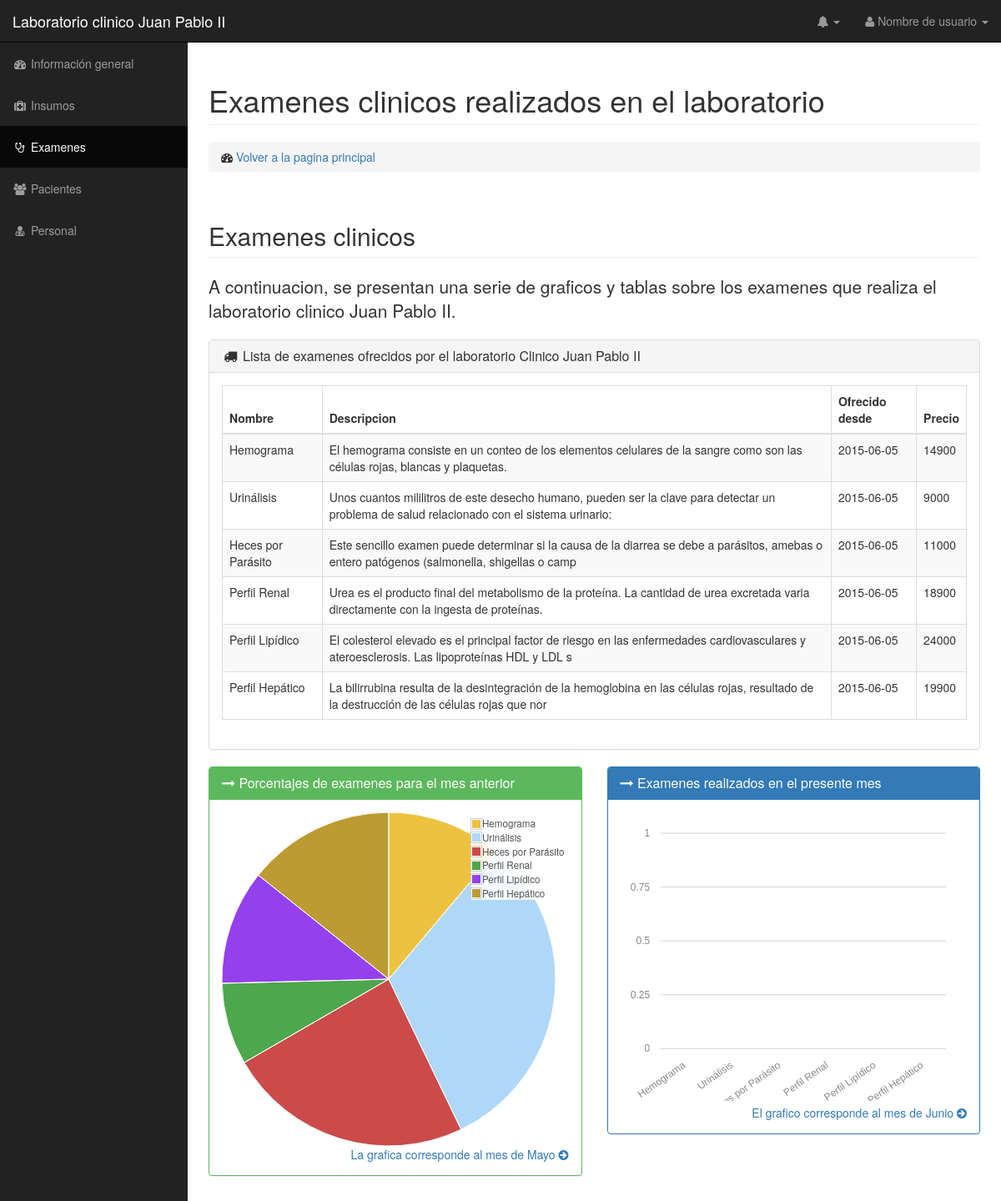
The page /examenes.php on the database its author committed.
### tables this page shows
CREATE TABLE `examen` (
  `id` int(11) NOT NULL,
  `nombre` varchar(40) NOT NULL,
  `descripcion` varchar(140) NOT NULL,
  `estado` int(11) NOT NULL,
  `fecha_creacion` date NOT NULL,
  `precio` double NOT NULL
);

### BD/Consultas.php (called while the page is built, shortened)
<?php
class Consultas {
    var $conexion;
    function __construct() {
        $this->conexion = new mysqli("localhost", "root", "", "laboratoriojuanpablo2");
    }
    public function traerExamenesEspecificoMes($fecha, $id_examen){
    	$c_sql = "SELECT * FROM `examen_clinico_realizacion` WHERE id_examen = $id_examen AND fecha_creacion LIKE '%$fecha%'";
        $resultado = mysqli_query( $this->conexion, $c_sql ) or die ( "Algo ha ido mal en la consulta a la base de datos");
        $ret = mysqli_num_rows($resultado);
        return $ret;
    }
    public function darNombreExamen($id_examen){
    	$c_sql = "SELECT * FROM `examen` WHERE id = $id_examen";
        $resultado = mysqli_query( $this->conexion, $c_sql ) or die ( "Algo ha ido mal en la consulta a la base de datos");
        $r = mysqli_fetch_assoc($resultado);
        return $r["nombre"];
    }
    public function examenes(){
    	$c_sql = "SELECT * FROM `examen` ORDER BY `fecha_creacion` DESC";
        $resultado = mysqli_query( $this->conexion, $c_sql ) or die ( "Algo ha ido mal en la consulta a la base de datos");
        return $resultado;
    }
 }

### examenes.php (the view, shortened to what this page needs)
<?php
require 'BD/Consultas.php';
$consultas = new Consultas();
?>
<!DOCTYPE html>
<html lang="es">
<head>
    <link href="css/bootstrap.min.css" rel="stylesheet">
    <link href="css/sb-admin.css" rel="stylesheet">
    <link href="css/plugins/morris.css" rel="stylesheet">
    <link href="font-awesome/css/font-awesome.min.css" rel="stylesheet" type="text/css">
</head>
<body>
    <div id="wrapper">
        <nav class="navbar navbar-inverse navbar-fixed-top" role="navigation">
            <div class="navbar-header">
                <a class="navbar-brand" href="index.html">Laboratorio clinico Juan Pablo II</a>
            </div>
            <ul class="nav navbar-right top-nav">
                <li class="dropdown">
                    <a href="#" class="dropdown-toggle" data-toggle="dropdown"><i class="fa fa-bell"></i> <b class="caret"></b></a>
                </li>
                <li class="dropdown">
                    <a href="#" class="dropdown-toggle" data-toggle="dropdown"><i class="fa fa-user"></i> Nombre de usuario <b class="caret"></b></a>
                </li>
            </ul>
            <div class="collapse navbar-collapse navbar-ex1-collapse">
                <ul class="nav navbar-nav side-nav">
                    <li>
                        <a href="index.php"><i class="fa fa-fw fa-dashboard"></i> Información general</a>
                    </li>
                    <li>
                        <a href="insumos.php"><i class="fa fa-fw fa-medkit"></i> Insumos</a>
                    </li>
                    <li class="active">
                        <a href="examenes.php"><i class="fa fa-fw fa-stethoscope"></i> Examenes</a>
                    </li>
                    <li>
                        <a href="pacientes.php"><i class="fa fa-fw fa-users"></i> Pacientes</a>
                    </li>
                    <li>
                        <a href="personal.php"><i class="fa fa-fw fa-user-md"></i> Personal</a>
                    </li>
                </ul>
            </div>
        </nav>
        <div id="page-wrapper">
            <div class="container-fluid">
                <div class="row">
                    <div class="col-lg-12">
                        <h1 class="page-header">
                            Examenes clinicos realizados en el laboratorio
                        </h1>
                        <ol class="breadcrumb">
                            <li>
                                <i class="fa fa-dashboard"></i>  <a href="index.php"> Volver a la pagina principal</a>
                            </li>
                        </ol>
                    </div>
                </div>
                <div class="row">
                    <div class="col-lg-12">
                        <h2 class="page-header">Examenes clinicos</h2>
                        <p class="lead">A continuacion, se presentan una serie de graficos y tablas sobre los examenes que realiza el laboratorio clinico Juan Pablo II.</p>
                    </div>
                </div>
                                <div class="row">
                <div class="col-lg-12">
                        <div class="panel panel-default">
                            <div class="panel-heading">
                                <h3 class="panel-title"><i class="fa fa-truck fa-fw"></i> Lista de examenes ofrecidos por el laboratorio Clinico Juan Pablo II</h3>
                            </div>
                            <div class="panel-body">
                                <div class="table-responsive">
                                    <table class="table table-bordered table-hover table-striped">
                                        <thead>
                                            <tr>
                                                <th>Nombre</th>
                                                <th>Descripcion</th>
                                                <th>Ofrecido desde</th>
                                                <th>Precio</th>
                                            </tr>
                                        </thead>
                                        <tbody>
<?php
$exams = $consultas->examenes();
while ($res = mysqli_fetch_array($exams)){
    echo "<tr>";
    echo "<td>{$res['nombre']}</td>";
    echo "<td>{$res['descripcion']}</td>";
    echo "<td>{$res['fecha_creacion']}</td>";
    echo "<td>{$res['precio']}</td>";
    echo "</tr>";
}
?>
                                        </tbody>
                                    </table>
                                </div>
                            </div>
                        </div>
                    </div>
                </div>
                <div class="row">
                    <div class="col-lg-6">
                        <div class="panel panel-green">
                            <div class="panel-heading">
                                <h3 class="panel-title"><i class="fa fa-long-arrow-right"></i> Porcentajes de examenes para el mes anterior</h3>
                            </div>
                            <div class="panel-body">
                                <div class="flot-chart">
                                    <div class="flot-chart-content" id="flot-pie-chart"></div>
                                </div>
                                <div class="text-right">
                                    <a href="#"> La grafica corresponde al mes de Mayo <i class="fa fa-arrow-circle-right"></i></a>
                                </div>
                            </div>
                        </div>
                    </div>
                    <div class="col-lg-6">
                        <div class="panel panel-primary">
                            <div class="panel-heading">
                                <h3 class="panel-title"><i class="fa fa-long-arrow-right"></i> Examenes realizados en el presente mes</h3>
                            </div>
                            <div class="panel-body">
                                <div id="morris-bar-chart"></div>
                                <div class="text-right">
                                    <a href="#">El grafico corresponde al mes de Junio <i class="fa fa-arrow-circle-right"></i></a>
                                </div>
                            </div>
                        </div>
                    </div>
                </div>
            </div>
        </div>
    </div>
    <script type="text/javascript">
        // Flot Charts sample data for SB Admin templat
<?php
    $fec = date("Y-m-d");
?>
// Flot Pie Chart with Tooltips
$(function() {
<?php
$f_actual = date("Y-m");
$f_mes_ant = "2018-05";
?>
    var data = [{
        label: <?php echo '"' . $consultas->darNombreExamen(1) . '",';?>
        data: <?php echo $consultas->traerExamenesEspecificoMes($f_mes_ant, 1);?>
    }, {
        label: <?php echo '"' . $consultas->darNombreExamen(2) . '",';?>
        data: <?php echo $consultas->traerExamenesEspecificoMes($f_mes_ant, 2);?>
    }, {
        label: <?php echo '"' . $consultas->darNombreExamen(3) . '",';?>
        data: <?php echo $consultas->traerExamenesEspecificoMes($f_mes_ant, 3);?>
    }, {
        label: <?php echo '"' . $consultas->darNombreExamen(4) . '",';?>
        data: <?php echo $consultas->traerExamenesEspecificoMes($f_mes_ant, 4);?>
    }, {
        label: <?php echo '"' . $consultas->darNombreExamen(5) . '",';?>
        data: <?php echo $consultas->traerExamenesEspecificoMes($f_mes_ant, 5);?>
    }, {
        label: <?php echo '"' . $consultas->darNombreExamen(6) . '",';?>
        data: <?php echo $consultas->traerExamenesEspecificoMes($f_mes_ant, 6);?>
    }];
    var plotObj = $.plot($("#flot-pie-chart"), data, {
        series: {
            pie: {
                show: true
            }
        },
        grid: {
            hoverable: true
        },
        tooltip: true,
        tooltipOpts: {
            content: "%p.0%, %s", // show percentages, rounding to 2 decimal places
            shifts: {
                x: 20,
                y: 0
            },
            defaultTheme: false
        }
    });
// Bar Chart
    Morris.Bar({
        element: 'morris-bar-chart',
        data: [{
            device: <?php echo '"' . $consultas->darNombreExamen(1) . '",';?>
            geekbench: <?php echo $consultas->traerExamenesEspecificoMes($f_actual, 1);?>
        }, {
            device: <?php echo '"' . $consultas->darNombreExamen(2) . '",';?>
            geekbench: <?php echo $consultas->traerExamenesEspecificoMes($f_actual, 2);?>
        }, {
            device: <?php echo '"' . $consultas->darNombreExamen(3) . '",';?>
            geekbench: <?php echo $consultas->traerExamenesEspecificoMes($f_actual, 3);?>
        }, {
            device: <?php echo '"' . $consultas->darNombreExamen(4) . '",';?>
            geekbench: <?php echo $consultas->traerExamenesEspecificoMes($f_actual, 4);?>
        }, {
            device: <?php echo '"' . $consultas->darNombreExamen(5) . '",';?>
            geekbench: <?php echo $consultas->traerExamenesEspecificoMes($f_actual, 5);?>
        }, {
            device: <?php echo '"' . $consultas->darNombreExamen(6) . '",';?>
            geekbench: <?php echo $consultas->traerExamenesEspecificoMes($f_actual, 6);?>
        }],
        xkey: 'device',
        ykeys: ['geekbench'],
        labels: ['Cantidad'],
        barRatio: 0.4,
        xLabelAngle: 35,
        hideHover: 'auto',
        resize: true
    });
});
    </script>
</body>
</html>

### css/sb-admin.css (style rules this page uses)
body { margin-top: 100px; background-color: #222; }
@media (min-width:768px) { body { margin-top: 50px; } }
#wrapper { padding-left: 0; }
#page-wrapper { width: 100%; padding: 0; background-color: #fff; }
@media (min-width:768px) { #wrapper { padding-left: 225px; } }
@media (min-width:768px) { #page-wrapper { padding: 10px; } }
.top-nav { padding: 0 15px; }
.top-nav>li { display: inline-block; float: left; }
.top-nav>li>a { padding-top: 15px; padding-bottom: 15px; line-height: 20px; color: #999; }
@media (min-width:768px) { .side-nav { position: fixed; top: 51px; left: 225px; width: 225px; margin-left: -225px; border: none; border-radius: 0; overflow-y: auto; background-color: #222; bottom: 0; overflow-x: hidden; padding-bottom: 40px; } }
@media (min-width:768px) { .side-nav>li>a { width: 225px; } }
.flot-chart { display: block; height: 400px; }
.flot-chart-content { width: 100%; height: 100%; }
.panel-green { border-color: #5cb85c; }
.panel-green > .panel-heading { border-color: #5cb85c; color: #fff; background-color: #5cb85c; }

### rows shown on the page
examen: nombre "Hemograma", descripcion "El hemograma consiste en un conteo de los elementos celulares de la sangre como son las células rojas, blancas y plaquetas.", fecha_creacion "2015-06-05", precio "14900"
examen: nombre "Urinálisis", descripcion "Unos cuantos mililitros de este desecho humano, pueden ser la clave para detectar un problema de salud relacionado con el sistema urinario:", fecha_creacion "2015-06-05", precio "9000"
examen: nombre "Heces por Parásito", descripcion "Este sencillo examen puede determinar si la causa de la diarrea se debe a parásitos, amebas o entero patógenos (salmonella, shigellas o camp", fecha_creacion "2015-06-05", precio "11000"
examen: nombre "Perfil Renal", descripcion "Urea es el producto final del metabolismo de la proteína. La cantidad de urea excretada varia directamente con la ingesta de proteínas.", fecha_creacion "2015-06-05", precio "18900"
examen: nombre "Perfil Lipídico", descripcion "El colesterol elevado es el principal factor de riesgo en las enfermedades cardiovasculares y ateroesclerosis. Las lipoproteínas HDL y LDL s", fecha_creacion "2015-06-05", precio "24000"
examen: nombre "Perfil Hepático", descripcion "La bilirrubina resulta de la desintegración de la hemoglobina en las células rojas, resultado de la destrucción de las células rojas que nor", fecha_creacion "2015-06-05", precio "19900"

### other values the page prints
chart data {{ $consultas->darNombreExamen(1) }} Hemograma
chart data {{ $consultas->traerExamenesEspecificoMes($f_mes_ant, 1) }} 7
chart data {{ $consultas->darNombreExamen(2) }} Urinálisis
chart data {{ $consultas->traerExamenesEspecificoMes($f_mes_ant, 2) }} 20
